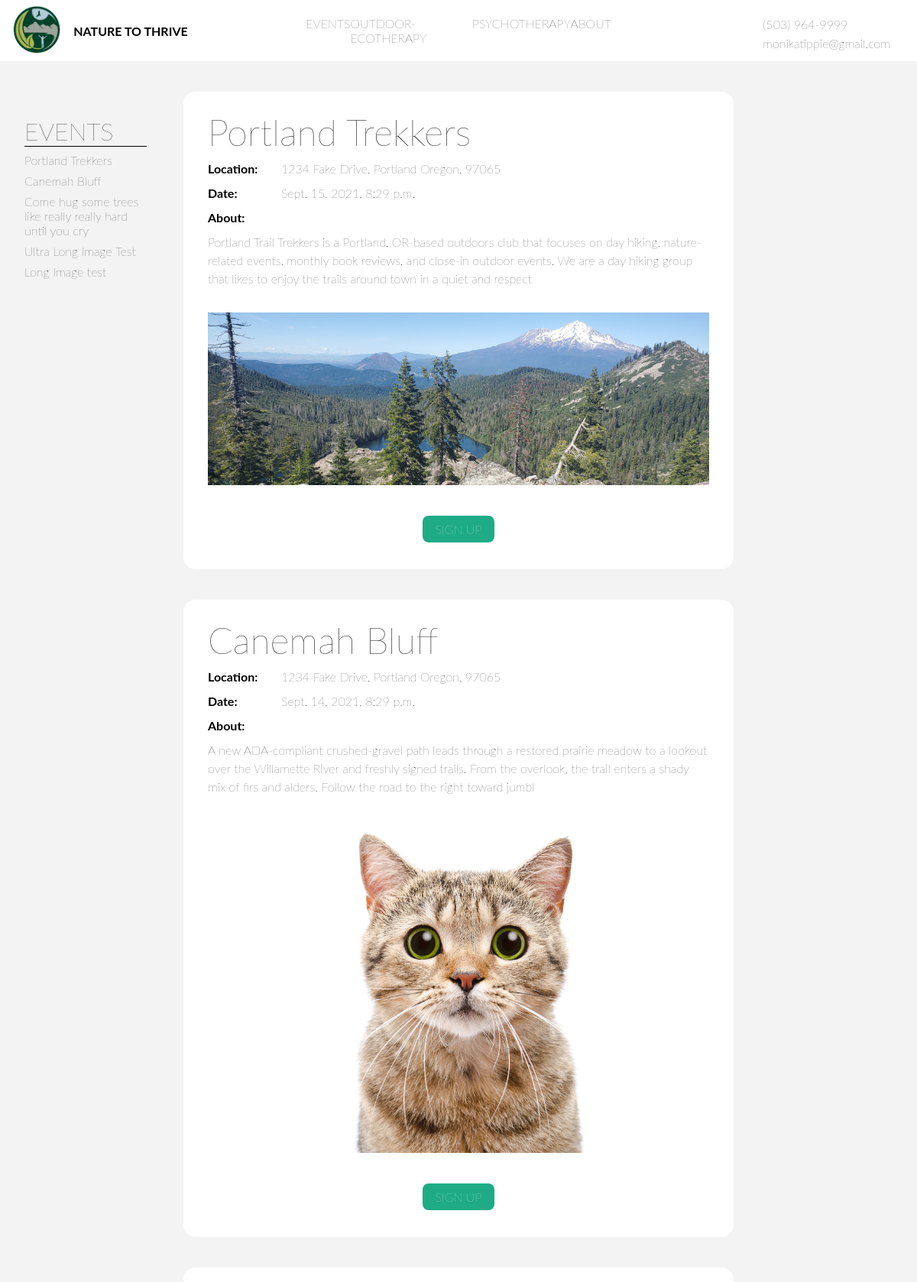
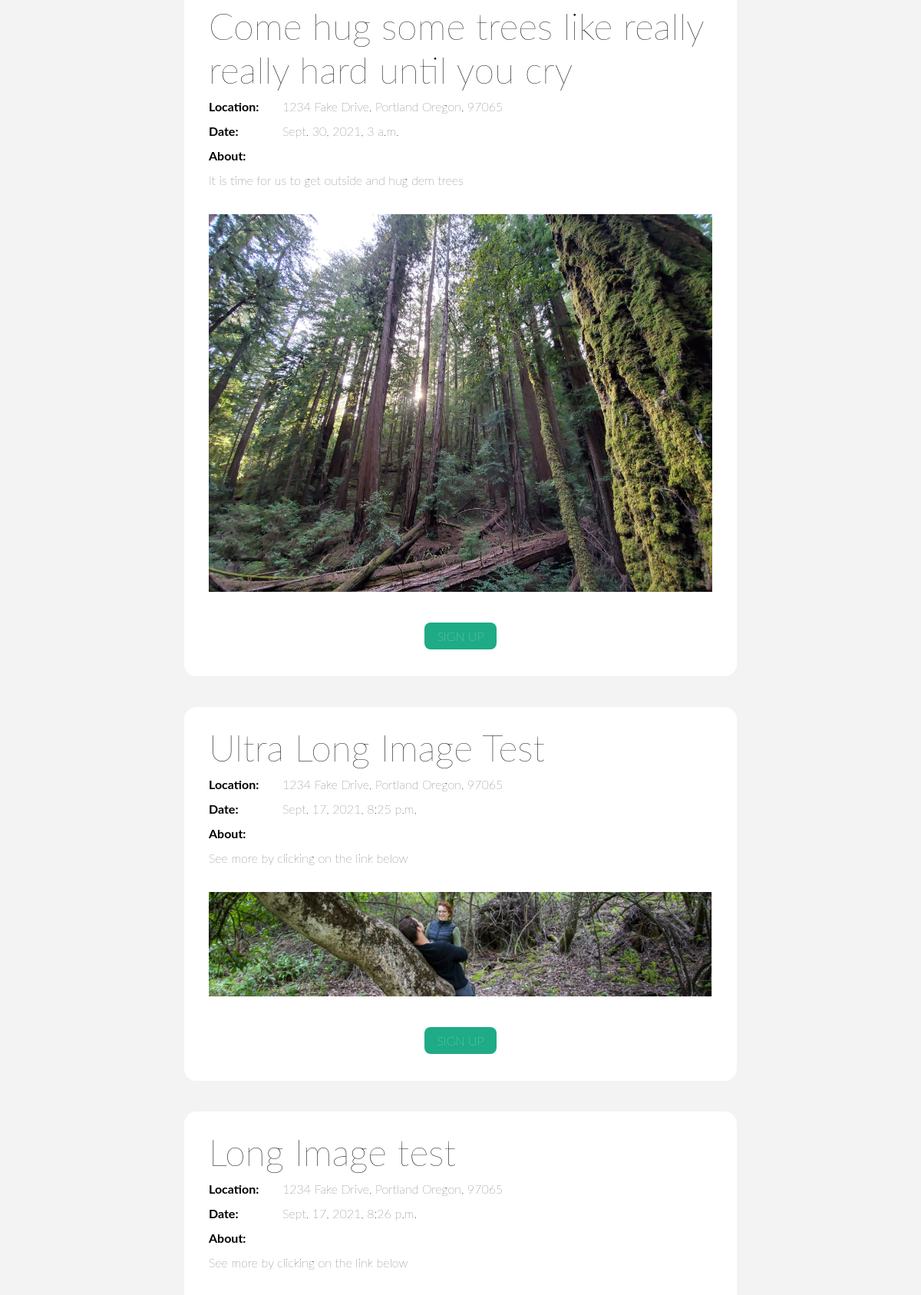
Screenshot of /events/ (upper part) with the database file from the repository (2 pictures, top to bottom).
### natureapp/models.py (models this page shows, shortened)
class Post(models.Model):
    title = models.CharField(max_length=255)
    summary = models.CharField(max_length=255, default='See more by clicking on the link below')
    body = models.TextField()
    event_date = models.DateTimeField(default=now, blank=True)
    image = models.ImageField(upload_to='images/', default='images/cat.jpg')
    location = models.CharField(max_length=255, default="1234 Fake Drive, Portland Oregon, 97065")

### natureapp/views.py (the view)
# urls.py: path('events/', EventView.as_view(), name="events"),
class EventView(ListView):
    model = Post
    template_name = 'events.html'

### natureapp/templates/events.html (shortened to what this page needs)
{% extends 'home.html' %}
{% block events %}
    <div id="eventsPage">
        {% for post in object_list %}
            <div id="postContainer">
                <div id="innerPost">
                    {% load static %}
                    <div id="conatinerPictureTitle">
                        <p id="postTitle">{{ post.title }} </p>
                        <div id="dateLocation">
                            <p id="emphasize">Location: </p><p id="">{{ post.location }}</p>
                        </div>
                        <div id="dateLocation">
                            <p id="emphasize">Date: </p><p id="">{{ post.event_date }}</p>
                        </div>
                    </div>
                    <p id="emphasize">About: </p><p id="postD">{{ post.summary }}</p>
                    <img id="eventImg" src="{{ post.image.url }}">
                    <br>
                    <a  id="eventButton" href="{% url 'event_details' post.pk %}">
                        SIGN UP
                    </a>
                </div>
            </div>
        {% endfor %}
            <div id="currentEvents">
                <p id="currentEventsHeader">EVENTS</p>
                {% for post in object_list %}
                        <a class="currentEventsTitle" id="section{{forloop.counter0}}" href="#id{{post.id}}" v-smooth-scroll>{{ post.title }}</a>
                {% endfor %}
            </div>
    </div>
{% endblock events %}

### natureapp/static/natureapp/main.css (style rules this page uses)
* { margin: 0; padding: 0; font-family: 'Lato', sans-serif; font-weight: lighter; box-sizing: border-box; }
#eventsPage { width: 100vw; text-align: center; background-color: #f3f3f3; }
#postContainer { display: flex; justify-content: center; line-height: 1.5rem; }
#innerPost { width: 60vw; background: white; padding: 0rem 2rem 0 2rem; margin-top: 2.5rem; padding-bottom: 2.5rem; border-radius: 1rem 1rem; }
#conatinerPictureTitle { align-items: center; text-align: center; margin-top: 1.5rem; margin-bottom: .5rem; }
#postTitle { font-size: 3rem; text-align: start; line-height:normal; }
#eventImg { width: 100%; margin-bottom: 2.5rem; }
#emphasize { font-weight: bold; width: 5rem; text-align: start; margin-right: 1rem; }
#dateLocation { display: flex; margin-top: .5rem; }
#postD { white-space: pre-wrap; text-align: start; margin-bottom: 2rem; margin-top: .5rem; }
#eventButton { padding: .5rem 1rem .5rem 1rem; background: #1EAB86; border-radius: .5rem; text-decoration: none; color: white; }
#currentEvents { position: fixed; display: flex; flex-direction: column; top: 8.5rem; width: 12rem; left: 6rem; text-align: start; padding: 1rem; }
#currentEventsHeader { font-size: 2rem; border-bottom: 1px solid black; }
.currentEventsTitle { margin-top: .5rem; text-decoration: none; color: black; }
@media (max-width: 1400px) { #currentEvents { left: 1rem; } }

### rows the page displays
Post: title "Portland Trekkers", location "1234 Fake Drive, Portland Oregon, 97065", event_date "Sept. 15, 2021, 8:29 p.m.", summary "Portland Trail Trekkers is a Portland, OR-based outdoors club that focuses on day hiking, nature-related events, monthly book reviews, and close-in outdoor events. We are a day hiking group that likes to enjoy the trails around town in a quiet and respect", image (picture)
Post: title "Canemah Bluff", location "1234 Fake Drive, Portland Oregon, 97065", event_date "Sept. 14, 2021, 8:29 p.m.", summary "A new ADA-compliant crushed-gravel path leads through a restored prairie meadow to a lookout over the Willamette River and freshly signed trails. From the overlook, the trail enters a shady mix of firs and alders. Follow the road to the right toward jumbl", image (picture)
Post: title "Come hug some trees like really really hard until you cry", location "1234 Fake Drive, Portland Oregon, 97065", event_date "Sept. 30, 2021, 3 a.m.", summary "It is time for us to get outside and hug dem trees", image (picture)
Post: title "Ultra Long Image Test", location "1234 Fake Drive, Portland Oregon, 97065", event_date "Sept. 17, 2021, 8:25 p.m.", summary "See more by clicking on the link below", image (picture)
Post: title "Long Image test", location "1234 Fake Drive, Portland Oregon, 97065", event_date "Sept. 17, 2021, 8:26 p.m.", summary "See more by clicking on the link below"
